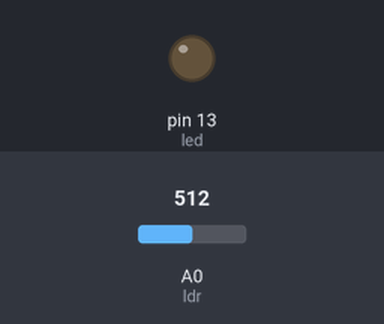
This sketch was run on a simulated Arduino Uno, built with avr-gcc and run on an emulated ATmega328P. Parts: output pins drawn as LEDs (lit = HIGH). The test bench sets the inputs (shaded band); at power-on: A0 (ldr) = 512. What the sketch prints to the serial monitor is not drawn.

Above: at 1.8 s.
1.9 s: A0 (ldr) set to 105
4.2 s: A0 (ldr) set to 92
At 6.8 s:
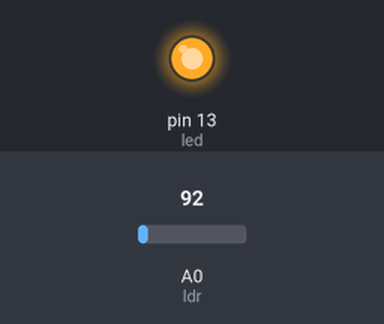
Timing chart, 0 to 8.3 s (numbered marks = the images above; inputs shaded):
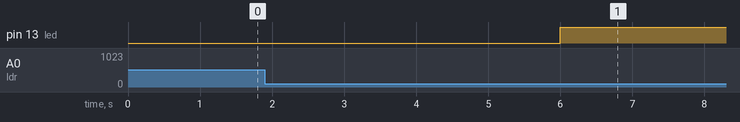

Measured:
- the behaviour switches between 100 and 99 on A0 (ldr) (found by bisection; images 0 and 1)
- after the input at 1.9 s, every drawn part: stays the same
- after the input at 4.2 s, pin 13 (led): LOW → HIGH after 1.8 s

The sketch:

ldr_counter.ino
```cpp
int led = 13;
int ldr = A0;
int count = 0;

void setup() {
  Serial.begin(9600);
  pinMode(led, OUTPUT);
  pinMode(ldr, INPUT);

  // put your setup code here, to run once:
}

void loop() {
  Serial.print("ldr=");
  Serial.print(ldr);
  if (analogRead(ldr) < 100)
  { count=count+1;
  Serial.print("count=");
    Serial.print(count);
    //break;
  }
  delay(1000);
  if (count > 0)
    digitalWrite(led, HIGH);
  else
    digitalWrite(led, LOW);
  // put your main code here, to run repeatedly:

}
```
